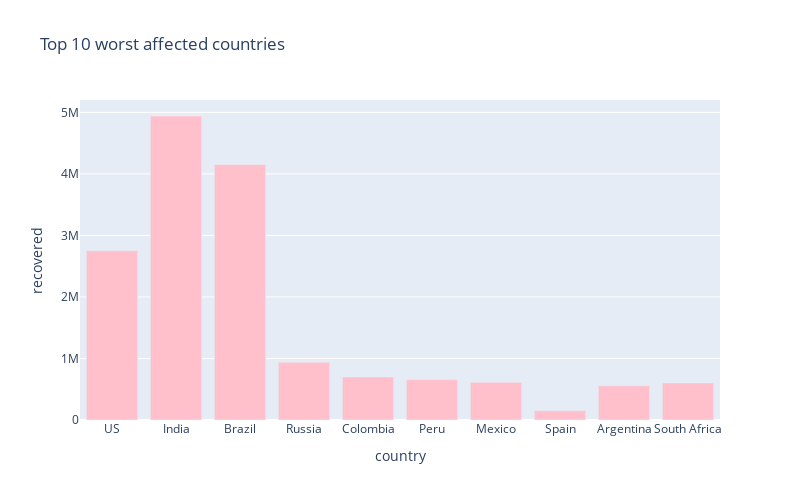

Notebook cell for this chart:
### Code cell
px.bar(
    sorted_country.head(10),
    x = "Country",
    y = "Recovered",
    title= "Top 10 worst affected countries", # the axis names
    color_discrete_sequence=["pink"], 
    height=500,
    width=800
)

#Include deaths, confirmed and recovered

### Figure 1 — Plotly figure (JSON) as saved in the notebook; plotly's stock layout.template omitted (floating-point values rounded to 4 significant figures)
{"data": [{"alignmentgroup": "True", "hovertemplate": "country=%{x}<br>recovered=%{y}<extra></extra>", "legendgroup": "", "marker": {"color": "pink"}, "name": "", "offsetgroup": "", "orientation": "v", "showlegend": false, "textposition": "auto", "type": "bar", "x": ["US", "India", "Brazil", "Russia", "Colombia", "Peru", "Mexico", "Spain", "Argentina", "South Africa"], "xaxis": "x", "y": [2750459, 4941627, 4153307, 939921, 700112, 657836, 612361, 150376, 556489, 601818], "yaxis": "y"}], "layout": {"barmode": "relative", "height": 500, "legend": {"tracegroupgap": 0}, "title": {"text": "Top 10 worst affected countries"}, "width": 800, "xaxis": {"anchor": "y", "domain": [0, 1], "title": {"text": "country"}}, "yaxis": {"anchor": "x", "domain": [0, 1], "title": {"text": "recovered"}}}}
